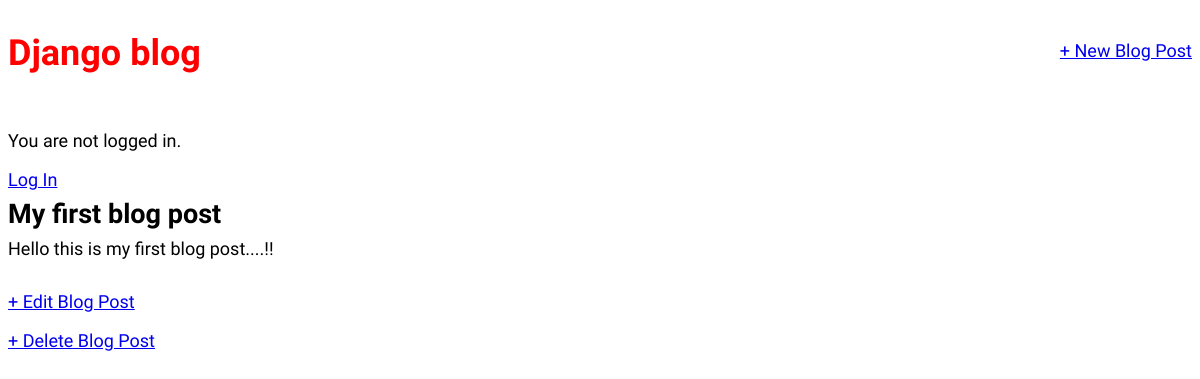
Before: /post/1/ with the older database file.
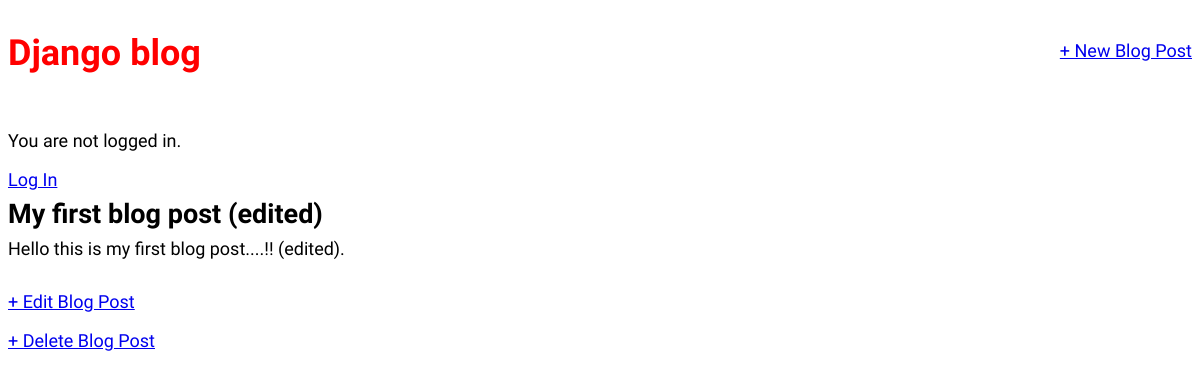
After: the same page with the newer database file.
### blog/models.py (models this page shows, shortened)
class Post(models.Model):
    title = models.CharField(max_length=200)
    author = models.ForeignKey('auth.User', on_delete=models.CASCADE,)
    body = models.TextField()

### blog/views.py (the view)
# urls.py: path('post/<int:pk>/', BlogDetailView.as_view(), name='post_detail'), # here pk can be replaced by id
class BlogDetailView(DetailView):
	model = Post
	template_name = 'post_detail.html'

### templates/post_detail.html
{% extends 'base.html' %}
{% block content %}
  <div class="post-entry">
    <h2>{{ post.title }}</h2>
    <p>{{ post.body }}</p>
  </div>
  <a href="{% url 'post_edit' post.pk %}">+ Edit Blog Post</a>
  <p><a href="{% url 'post_delete' post.pk %}">+ Delete Blog Post</a></p>
{% endblock content %}

Changed rows visible on the page:
changed Post: title "My first blog post" → "My first blog post (edited)"; body "Hello this is my first blog post....!!" → "Hello this is my first blog post....!! (edited)."
